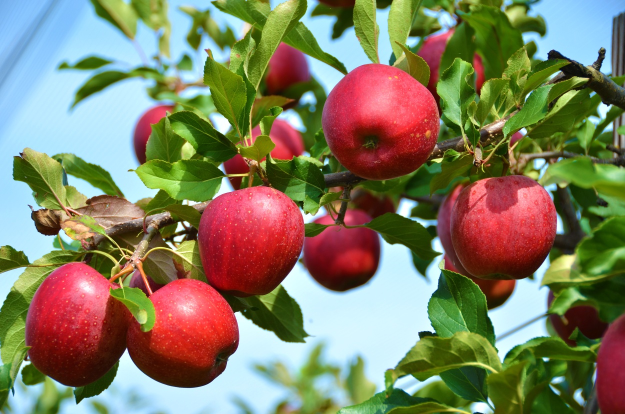
#> input picture apples.jpg, 1250 x 828 px (shown at 1/2 size)
$ python 4-1LoGDoG.py
#> lines starting #> are read from the running program, lines starting #| are printed output that depends on the picture
import cv2 as cv
import numpy as np

src = cv.imread('apples.jpg', cv.IMREAD_GRAYSCALE)
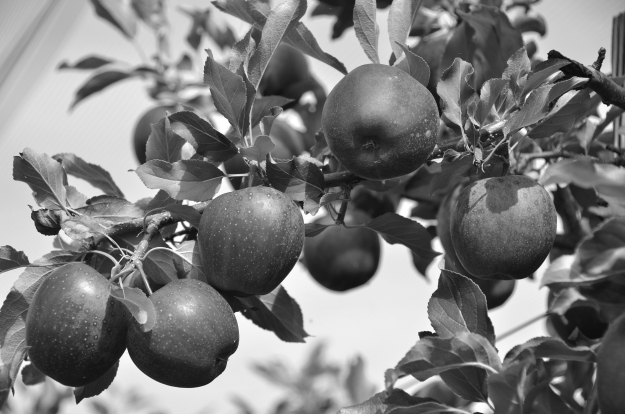
#> src: shape (828, 1250) (shown at 1/2 size); min 7, max 255, mean 123.8
rows, cols = src.shape[0:2]
#> rows = 828; cols = 1250

src = cv.resize(src, (int(cols*0.5), int(rows*0.5)), interpolation=cv.INTER_CUBIC)
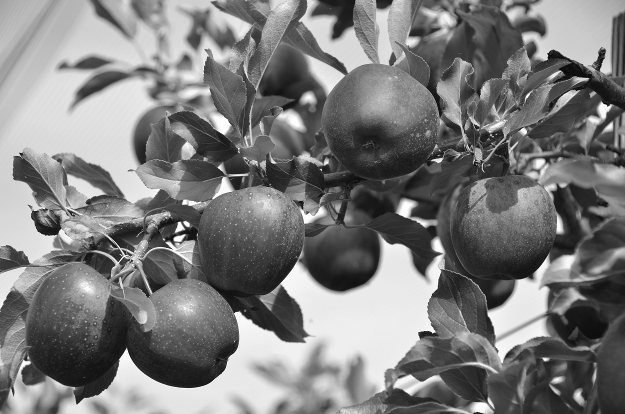
#> src: shape (414, 625); min 7, max 255, mean 123.8

# LoG
gaus = cv.GaussianBlur(src, (3, 3), 0, 0)            # 가우시안 마스크 적용
log_edge = cv.Laplacian(gaus, -1)             # 라플라시안 수행
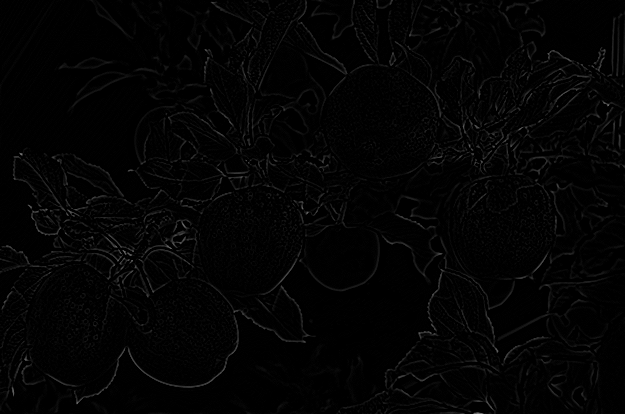
#> log_edge: shape (414, 625); min 0, max 126, mean 3.5

# DoG
gaus1 = cv.GaussianBlur(src, (3, 3), 0)          # 가우시안 블러링
gaus2 = cv.GaussianBlur(src, (9, 9), 0)
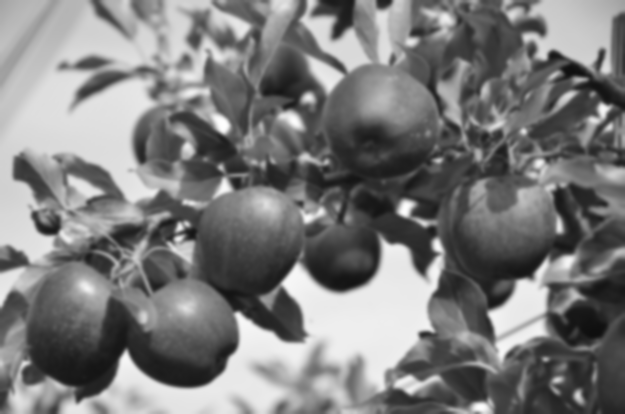
#> gaus2: shape (414, 625); min 14, max 254, mean 123.8
dog_edge = cv.absdiff(gaus1, gaus2)          # DoG 수행


# 결과 출력
merged = np.hstack((src, log_edge, dog_edge))
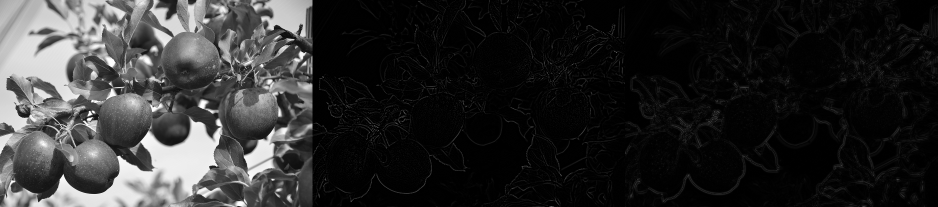
#> merged: shape (414, 1875) (shown at 1/2 size); min 0, max 255, mean 44.1
cv.imshow('LoG, DoG', merged)
cv.waitKey(0)
cv.destroyAllWindows()
